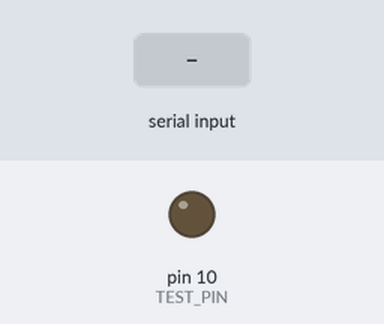
This sketch was run on a simulated Arduino Uno, built with avr-gcc and run on an emulated ATmega328P. On the bench: output pins drawn as LEDs (lit = HIGH). Inputs (shaded band) come from the test bench. Random numbers use the default seed unless the sketch sets one; what the sketch prints to the serial monitor is not drawn.

Above: at 1.2 s.
1.3 s: "1" received over Serial
At 2.0 s:
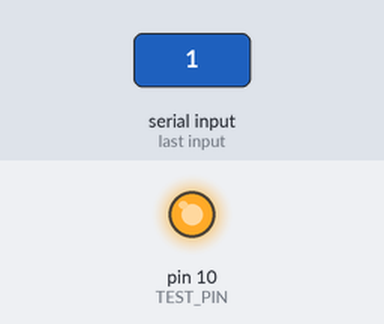
2.8 s: "0" received over Serial
At 3.2 s:
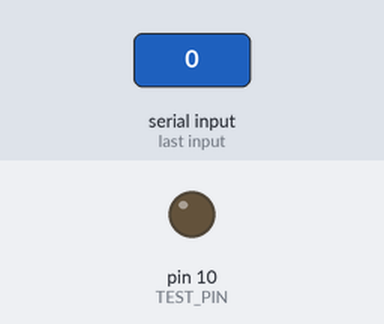
4.3 s: "2" received over Serial
At 5.5 s:
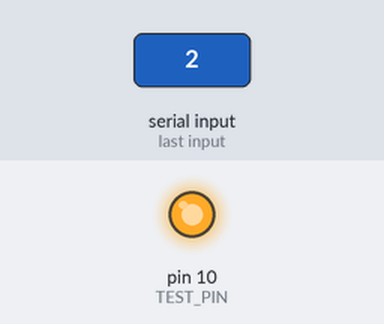
Timing chart, 0 to 7.3 s (numbered marks = the images above; inputs shaded):
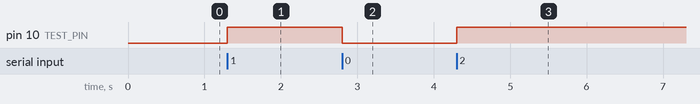

Measured:
- after the input at 1.3 s, pin 10 (TEST_PIN): LOW → HIGH at once
- after the input at 2.8 s, pin 10 (TEST_PIN): HIGH → LOW at once
- after the input at 4.3 s, pin 10 (TEST_PIN): LOW → HIGH at once

The sketch:

blemini_digitalread.ino
```cpp
// (licence header left out)
/*
  read all digital inputs when triggered by Serial and write result back to Serial

  in gatttool:
  char-write-cmd 0x19 <value>
  yields in Arduino:
  read <value> from Serial.read

  in Arduino:
  Serial.write((byte)val1);
  Serial.write((byte)val2);
  ...
  yields in gatttool:
  char-read-hnd 0x15 -> list of val<n>
*/

#define TEST_PIN   10

void setup()
{
  pinMode(TEST_PIN, OUTPUT);
  Serial.begin(57600);
}

void loop()
{
  static byte toggle = HIGH;
  static byte data;

  if(Serial.available())
  {
    digitalWrite(TEST_PIN, toggle);
    if(toggle == LOW) toggle = HIGH;
    else              toggle = LOW;

    while(Serial.available())  Serial.read(); // ignore values

    Serial.write((byte)random(256));
    Serial.write((byte)random(256));

    /*
    static byte old_state = LOW;
    if(digitalRead(IN_PIN) != old_state)
    {
      old_state = digitalRead(IN_PIN);

      if(digitalRead(IN_PIN) == HIGH)
      {
        Serial.write((byte)0x11);
        Serial.write((byte)0x01);
      }
      else
      {
        Serial.write((byte)0x11);
        Serial.write((byte)0x00);
      }
    }
    */
  }
}
```
